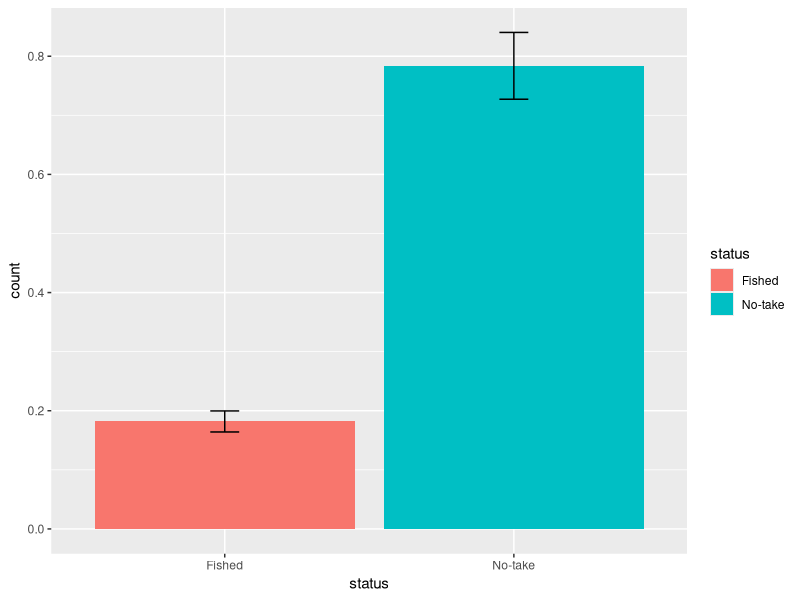
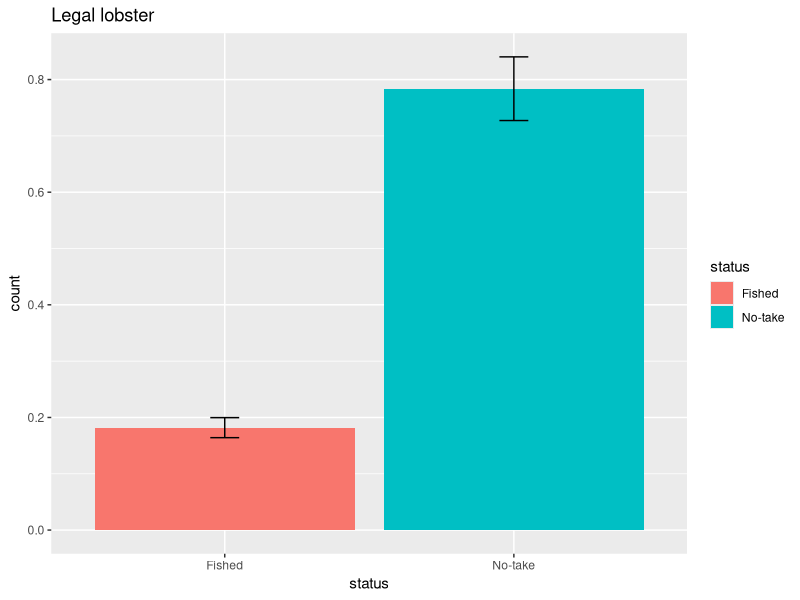
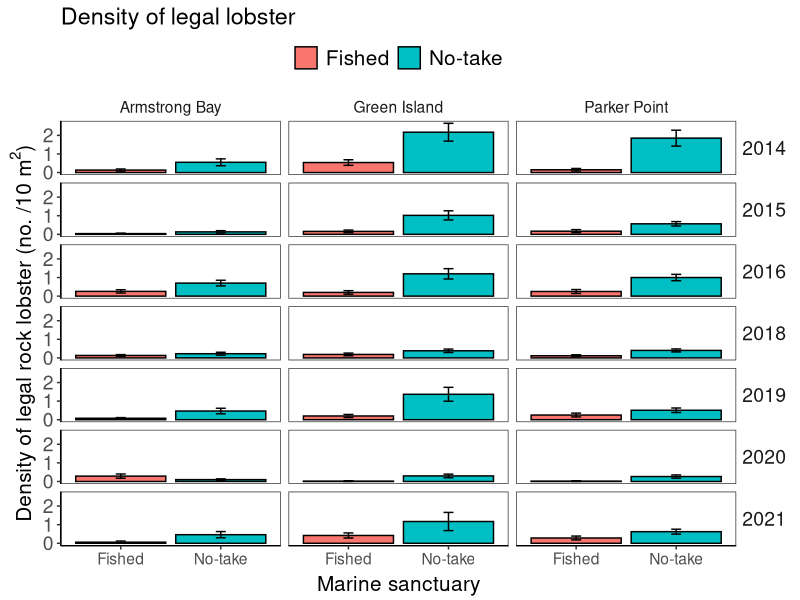
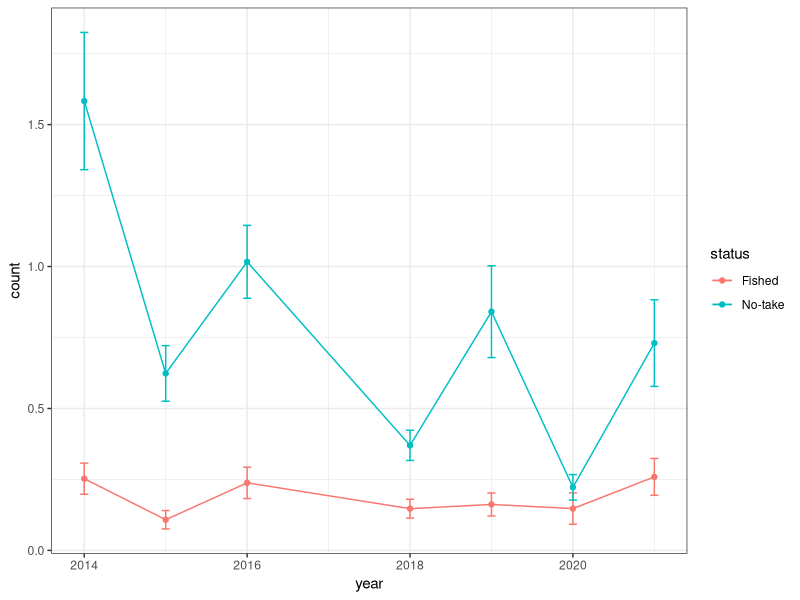
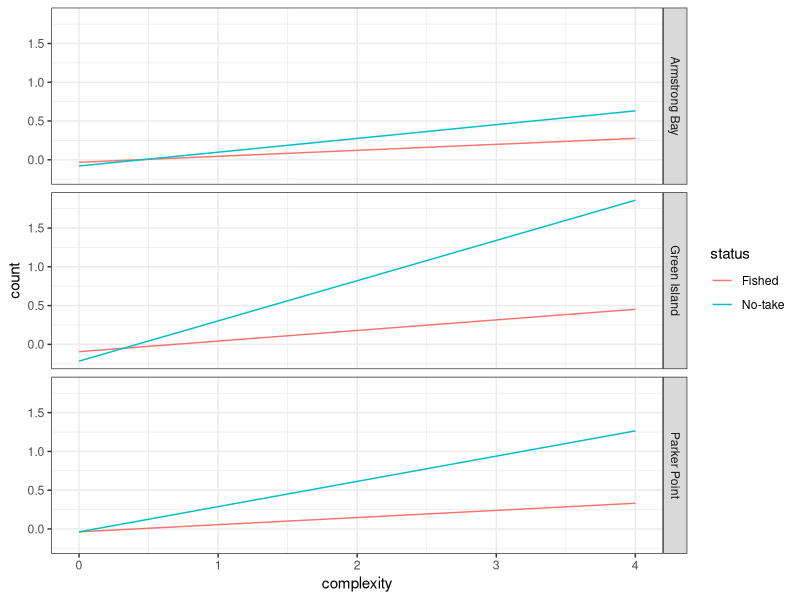
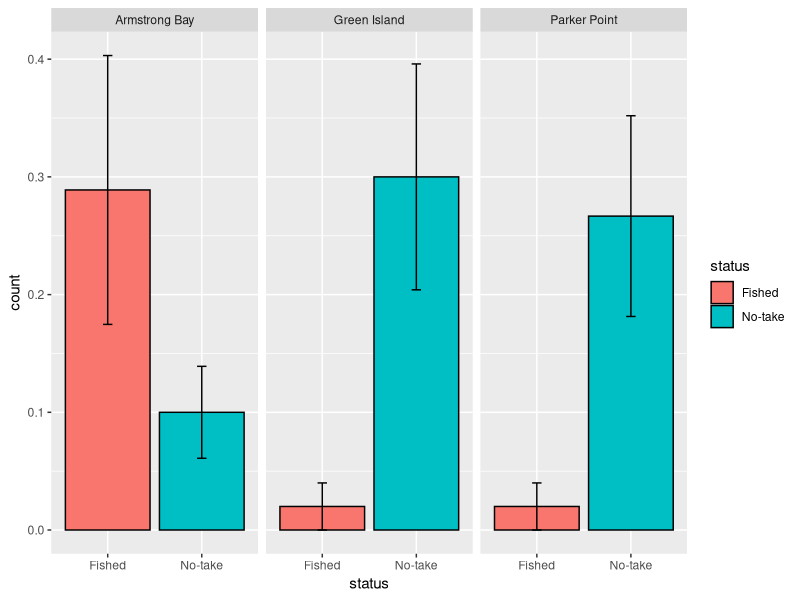
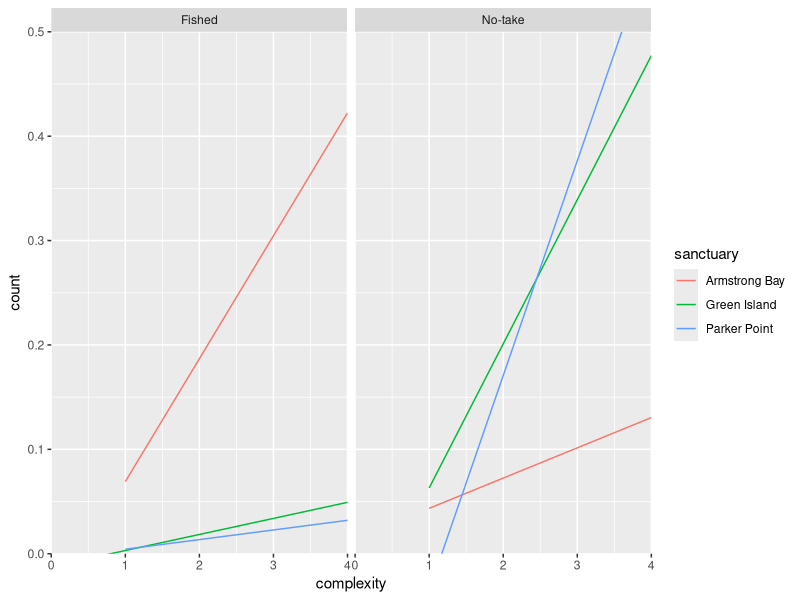
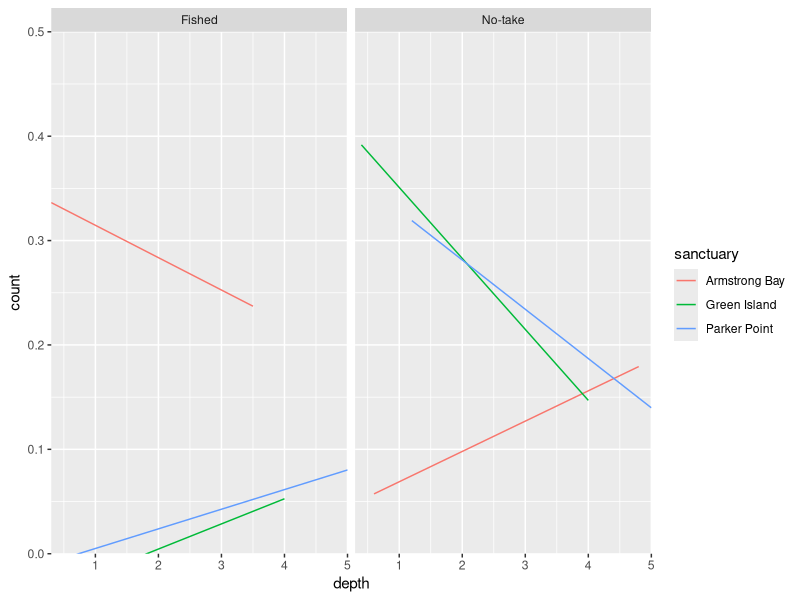

Generate these figures, in order, with R:
## ---- chunk 1

library(knitr)
knitr::opts_chunk$set(echo = TRUE)
## ---- chunk 2
library(tidyr) #to tidy data
library(dplyr) #to transform data
library(readr) #to write data
library(here) #to make robust links to files

library(forcats) #to transform catagorical data
library(ggplot2) #to plot data
## ---- chunk 3
study<-"lobster.density"
## ---- chunk 4
se <- function(x) sd(x) / sqrt(length(x))
se.min <- function(x) (mean(x)) - se(x) #to make SE min.
se.max <- function(x) (mean(x)) + se(x) #to make SE max.
## ---- chunk 5
data.dir <- here("Data")

# or for ecocloud
#data.dir <- here("workspace","Template-lobster-density","Data")
## ---- chunk 6
dir.create(file.path(here(), "Plots")) #create Plots folder

plots.dir=here("Plots")

# or for ecocloud
#dir.create(file.path(here(), "workspace","Template-lobster-density","Plots"))
#plots.dir <- here("workspace","Template-lobster-density","Plots")

## ---- chunk 7
data.dir <- here("Data")
setwd(data.dir)#this is out shortcut using here()
dir()

dat<-read_csv("lobster.density.csv")%>%
  glimpse()

## ---- chunk 8

ggplot(dat%>%filter(size.class=="legal"), aes(x=status, y=count,fill=status)) + 
  stat_summary(fun.y=mean, geom="bar") + #add bar at mean
  stat_summary(fun.ymin = se.min, fun.ymax = se.max, geom = "errorbar", width = 0.1) #add error bars

## ---- chunk 9

ggsave(here("Plots","status.barplot.png"))

## ---- chunk 10
status.barplot <- ggplot(dat%>%filter(size.class=="legal"), aes(x=status, y=count,fill=status)) + 
  stat_summary(fun.y=mean, geom="bar") + #add bar at mean
  stat_summary(fun.ymin = se.min, fun.ymax = se.max, geom = "errorbar", width = 0.1) + #add error bars
  ggtitle("Legal lobster") #add a title
status.barplot

## ---- chunk 11
ggsave(here("Plots","status.barplot2.png"),status.barplot)


ggsave(here("Plots","status.barplot2.png"),status.barplot,
       width = 15, height = 8,units = "cm") 

## ---- chunk 12
Theme1 <-
  theme(
    panel.grid.major = element_blank(), #turns off the major grid lines
    panel.grid.minor = element_blank(), #turns off the minor grid lines
    
    text=element_text(size=14), #sets all text to 14
    
    axis.title.x=element_text(vjust=0.3, size=15),
    axis.title.y=element_text(vjust=0.6, angle=90, size=15),
    axis.text.y=element_text(size=14),
    axis.line.x=element_line(colour="black", size=0.5,linetype='solid'),
    axis.line.y=element_line(colour="black", size=0.5,linetype='solid'),
    
    legend.title = element_blank(), #turns off the legend title
    legend.background = element_blank(), #turns off the legend outline
    legend.key = element_blank(), # turns off the rectangle around symbols in the legend
    legend.text = element_text(size=15),
    legend.position = "top",
    
    strip.text.y = element_text(size = 14,angle = 0), #sets size and angle of text in facet strip
    strip.background = element_blank()) #turns off the facet strip box
## ---- chunk 13

status.year.sanctuary<-ggplot(dat%>%filter(size.class=="legal"), aes(x=status, y=count,fill=status)) + 
  stat_summary(fun.y=mean, geom="bar", colour="black") +
  stat_summary(fun.ymin = se.min, fun.ymax = se.max, geom = "errorbar", width = 0.1) +
  # Labels
  xlab("Marine sanctuary")+
  ylab(bquote('Density of legal rock lobster (no. /10 m'^2*')'))+
  ggtitle("Density of legal lobster")+
  # Apperance
  theme_bw()+
  Theme1+
  facet_grid(year~sanctuary)
status.year.sanctuary

## ---- chunk 14
ggsave(here("Plots","status.barplot.png"),status.year.sanctuary,
       width = 15, height = 15,units = "cm")

## ---- chunk 15
ggplot(dat%>%filter(size.class=="legal"), aes(x=year, y=count,colour=status)) + 
  stat_summary(fun.y=mean, geom="point") +
  stat_summary(fun.y=mean, geom="line") +
  stat_summary(fun.ymin = se.min, fun.ymax = se.max, geom = "errorbar", width = 0.1)+
  theme_bw()
## ---- chunk 16
ggplot(dat%>%filter(size.class=="legal"), aes(x=complexity, y=count,colour=status)) + 
  geom_smooth(method=lm, size=0.5,se=F)+
  theme_bw()+
  facet_grid(sanctuary~.)
## ---- chunk 17
ggplot(dat%>%filter(size.class=="legal"&year==2020),aes(x=status, y=count,fill=status)) +
    stat_summary(fun.y=mean, geom="bar", colour="black") +
    stat_summary(fun.ymin = se.min, fun.ymax = se.max, geom = "errorbar", width = 0.1) +
    facet_grid(.~sanctuary)
## ---- chunk 18
 ggplot(dat%>%filter(size.class=="legal"&year==2020), aes(x=complexity, y=count,colour=sanctuary)) + 
    geom_smooth(method=lm, size=0.5,se=F)+
    coord_cartesian(ylim = c(0, 0.5), expand = FALSE)+
  facet_grid(.~status)
## ---- chunk 19
 ggplot(dat%>%filter(size.class=="legal"&year==2020), aes(x=depth, y=count,colour=sanctuary)) + 
    geom_smooth(method=lm, size=0.5,se=F)+
    coord_cartesian(ylim = c(0, 0.5), expand = FALSE)+
  facet_grid(.~status)
## ---- chunk 20
 ggplot(dat%>%filter(size.class=="legal"&year==2019), aes(x=complexity, y=count,colour=sanctuary)) + 
    geom_smooth(method=lm, size=0.5,se=T)+
    coord_cartesian(ylim = c(0, 3), expand = FALSE)+
  ggtitle("incorrect SE")
## ---- chunk 21
glimpse(dat)

ggplot(dat%>%filter(size.class=="legal"&sanctuary=="Armstrong Bay"),aes(x=year, y=count,colour=status)) +
    stat_summary(fun.y=mean, geom="point", colour="black") +
    stat_summary(fun.ymin = se.min, fun.ymax = se.max, geom = "errorbar", width = 0.1) +
    facet_grid(site.new~.)+
  theme(strip.text.y = element_text(angle=0))
## ---- chunk 22
glimpse(dat)

ggplot(dat%>%filter(size.class=="legal"&sanctuary=="Armstrong Bay"),aes(x=year, y=count,colour=status)) +
    stat_summary(fun.y=mean, geom="point", colour="black") +
    stat_summary(fun.ymin = se.min, fun.ymax = se.max, geom = "errorbar", width = 0.1) +
  geom_jitter(alpha=0.25)+
    facet_grid(site.new~.)+
  theme(strip.text.y = element_text(angle=0))
## ---- chunk 23
glimpse(dat)

ggplot(dat%>%filter(size.class=="legal"&sanctuary=="Green Island"),aes(x=year, y=count,colour=status)) +
    stat_summary(fun.y=mean, geom="point", colour="black") +
    stat_summary(fun.ymin = se.min, fun.ymax = se.max, geom = "errorbar", width = 0.1) +
    facet_grid(site.new~.)+
  theme(strip.text.y = element_text(angle=0))
## ---- chunk 24
glimpse(dat)

ggplot(dat%>%filter(size.class=="legal"&sanctuary=="Parker Point"),aes(x=year, y=count,colour=status)) +
    stat_summary(fun.y=mean, geom="point", colour="black") +
    stat_summary(fun.ymin = se.min, fun.ymax = se.max, geom = "errorbar", width = 0.1) +
    facet_grid(site.new~.)+
  theme(strip.text.y = element_text(angle=0))
